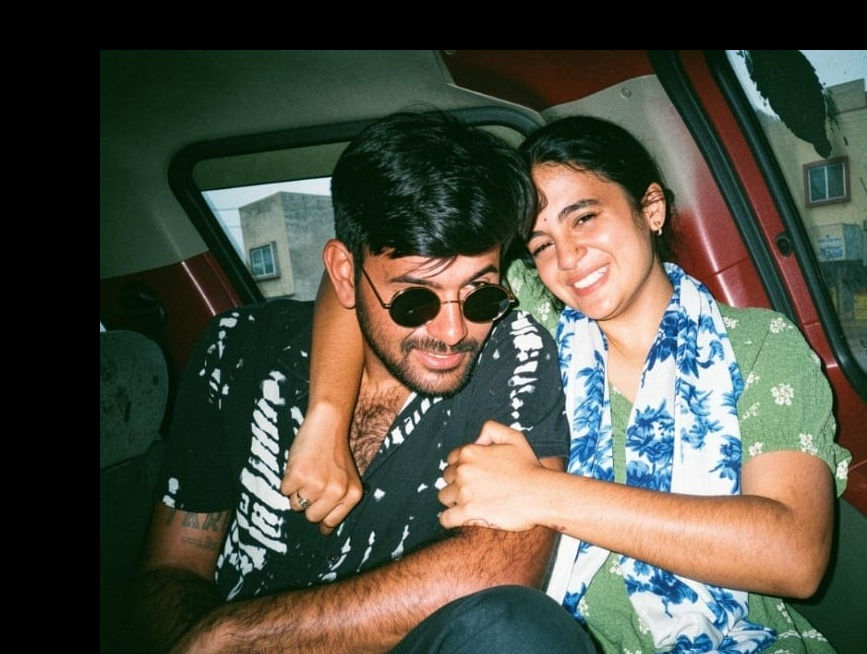
#> input picture 10TH EXPERIMENT/moved_right_image.jpg, 867 x 654 px
$ python moving_image.py
#> lines starting #> are read from the running program, lines starting #| are printed output that depends on the picture
import cv2
import tkinter as tk
from tkinter import filedialog
import os


# 10th experiment folder path
save_folder = r"C:\Users\DELL\OneDrive\Desktop\my work\python learning\10th experiment"


# Select image
root = tk.Tk()
root.withdraw()

image_path = filedialog.askopenfilename(
    title="Select an Image",
    filetypes=[("Image Files", "*.jpg *.jpeg *.png")]
)
#> the answer given: moved_right_image.jpg


# Read image
image = cv2.imread(image_path)
#> image is the input picture: shape (654, 867, 3); mean B, G, R 67.5, 79.9, 79.1

if image is None:
    print("Image not found")
    exit()


# Get image size
rows, cols = image.shape[:2]
#> rows = 654; cols = 867


# -------- Move image to right --------

x = 100   # pixels moved right
y = 50    # pixels moved down

matrix_right = cv2.getRotationMatrix2D(
    (0,0),
    0,
    1
)

matrix_right[0,2] = x
matrix_right[1,2] = y


moved_right = cv2.warpAffine(
    image,
    matrix_right,
    (cols, rows)
)
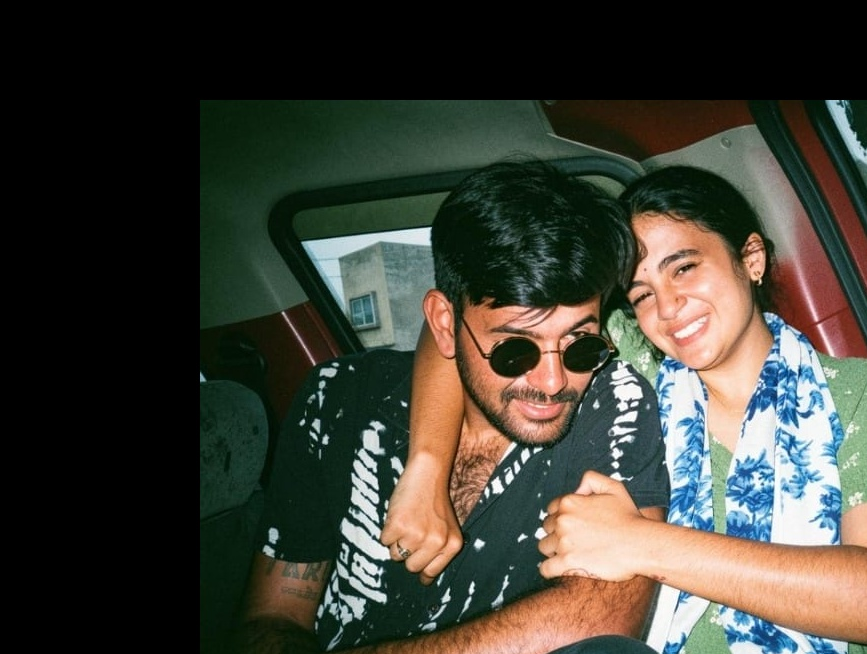
#> moved_right: shape (654, 867, 3); mean B, G, R 54.1, 63.6, 64


# -------- Move image to left --------

x = -100
y = -50

matrix_left = cv2.getRotationMatrix2D(
    (0,0),
    0,
    1
)

matrix_left[0,2] = x
matrix_left[1,2] = y


moved_left = cv2.warpAffine(
    image,
    matrix_left,
    (cols, rows)
)
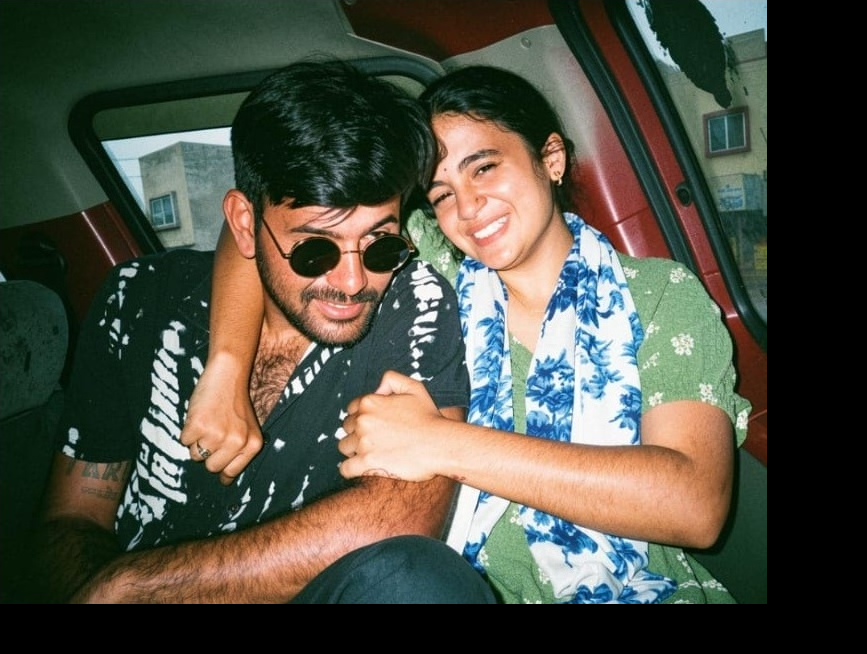
#> moved_left: shape (654, 867, 3); mean B, G, R 67.5, 79.9, 79.1


# Display results

cv2.imshow("Original Image", image)

cv2.imshow(
    "Moved Right and Down",
    moved_right
)

cv2.imshow(
    "Moved Left and Up",
    moved_left
)


# Save results in experiment folder

cv2.imwrite(
    os.path.join(save_folder, "moved_right_image.jpg"),
    moved_right
)

cv2.imwrite(
    os.path.join(save_folder, "moved_left_image.jpg"),
    moved_left
)


print("Image movement completed!")
print("Images saved in 10th experiment folder")


cv2.waitKey(0)
cv2.destroyAllWindows()
